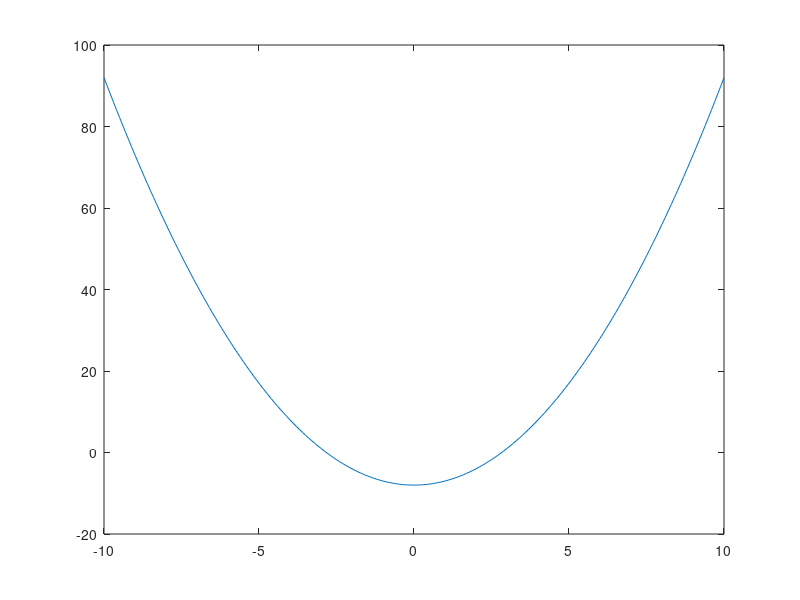
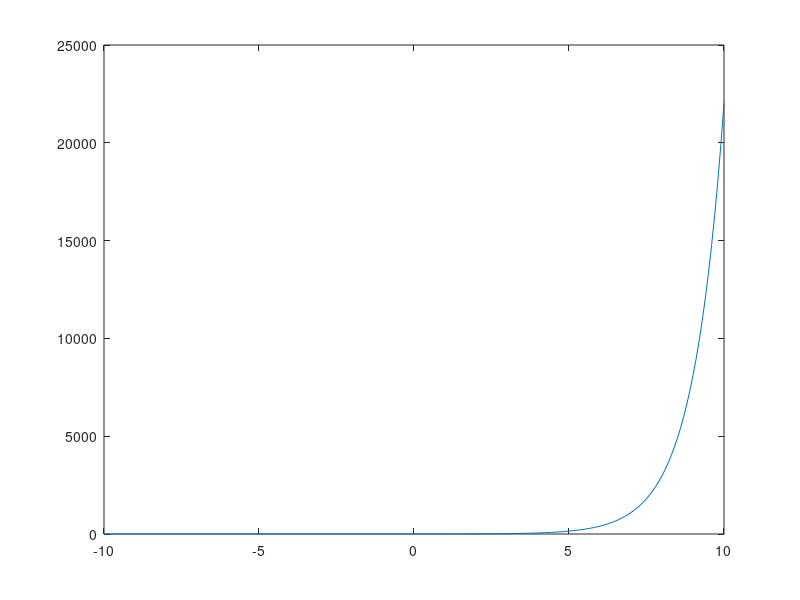

Reproduce these figures in MATLAB, in order.
x = -10:0.1:10;
y1 = x.^2 - 8;
y2 = exp(x);
% 呼叫figure，画出y1
figure, plot(x,y1);
% 呼叫figure，画出y2
figure, plot(x,y2);